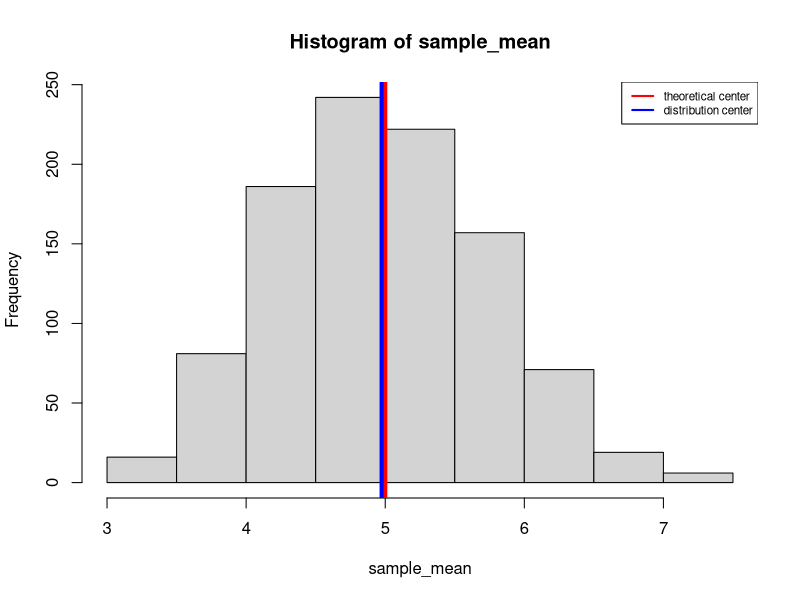

The R source for this figure:
## ---- chunk 1
#go through the 1000 trials with 40 samples pooled in each trial. 
#The mean of each 40 samples is saved in a data frame sample_mean. 
#Here we got 1000 means.
n <- 40
nosim <- 1000
lambda <- .2
set.seed(1234)
sample_mean <- replicate(nosim, mean(rexp(n, rate = lambda)))
## ---- chunk 2
#got a mean of the sample mean.
sample_mean_mu <- mean(sample_mean)
#theoretical mean of the distribution
theo_mean = 1/lambda
## ---- chunk 3
#got the standard deviation of the sample mean.
sample_sd <- sd(sample_mean)
sample_var <- (sample_sd)^2
#theoretical variance of the distribution
theo_mean = 1/lambda
theo_var<- (1/lambda)^2/n
## ---- chunk 4
#make a histogram of the frequency of sample_mean, which can show the shape of the distribution
hist(sample_mean)
#add line to the histogram to show where the distribution is centered at 
#and compare it to the theoretical center of the distribution
abline(v=theo_mean, col = "red", lwd = 4)
abline(v=sample_mean_mu, col = "blue", lwd = 4)
legend("topright", lty = 1, lwd = 2, col = c("red", "blue"), legend = c("theoretical center", "distribution center"), cex = .7)
## ---- chunk 5
CI <- sample_mean_mu + c(-1,1) + 1.96*sample_var/sqrt(n)
